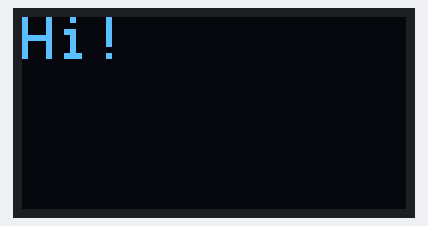
Recording of a sketch running on a simulated Arduino Nano, built with avr-gcc and run on an emulated ATmega328P. Parts: 128×64 one-colour display.

Above: at 0.1 s.
At 1.27 s:
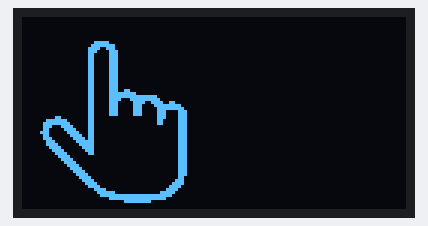
At 1.83 s:
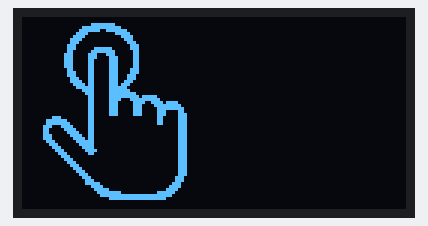
At 19.94 s:
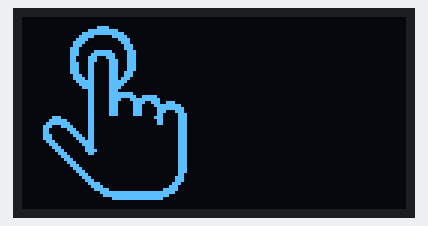
At 39.61 s:
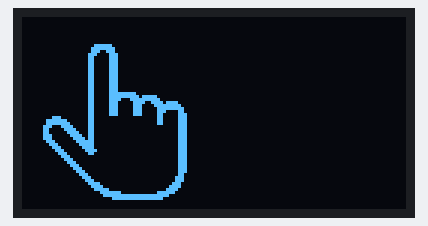

The sketch:

3-9-2025_Robodemy_Robomaster_Codes.ino
```cpp
#include<Adafruit_SSD1306.h>
#include "bitmap.h";
#define frameCount  (sizeof(frames)/sizeof(frames[0]))

Adafruit_SSD1306 display(128, 64, &Wire, -1);
//128 = number of columns
//64 = number of rows
//&Wire = indicates to use I2C as communication medium.
//-1 = means the display doesn't have a built in reset pin


void setup() {
  // put your setup code here, to run once:
  Serial.begin(9600);
  if(!display.begin(0x02, 0x3C))
  {
    Serial.println("Display isn't initialized properly!");
  }
  display.begin(0x02, 0x3C);
  display.clearDisplay();
  display.setTextSize(2);
  display.setTextColor(1);

  display.setCursor(0, 0);
  display.println("Hi!");
  display.display();
  delay(1000);
}

void loop() {
 for(int i = 0; i< frameCount; i++)
 {
  display.clearDisplay();
  display.drawBitmap(0, 0, frames[i], 64, 64, 1);
  display.display();
 }
 delay(50);
}
```

Source omitted: bitmap.h (data table, 33115 bytes)
